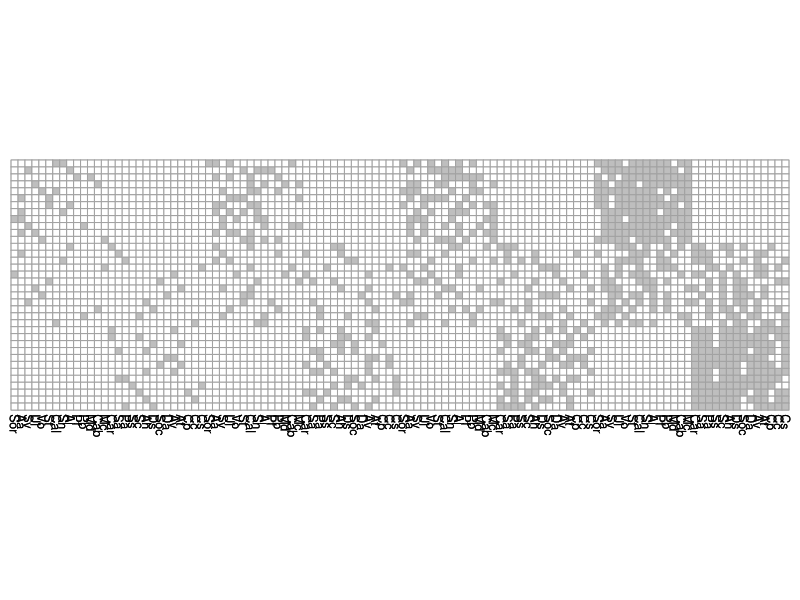

Write R code to recreate this figure.

###########################################################################################
#####                                    Fig.S1                                       #####
###########################################################################################
library(openxlsx)
library(pheatmap)

setwd('D:/2025.10.4-NPH/0-Code-alive-1216/code-0108-R1/Fig.S1')

data1 = read.xlsx("data_Fig.S1.xlsx", sheet = "FigS1", rowNames = T, colNames = T)
head(data1)
dim(data1)
data= data.matrix(data1) 

pheatmap(data1,
         cluster_cols = F, cluster_rows = F, scale = "none", 
         treeheight_col = 0, treeheight_row = 0, 
         display_numbers = F, 
         legend = FALSE,
         #angle_col = 0,
         border_color ="#A2A2A2", 
         show_colnames = T,
         show_rownames = F,
         fontsize_col = 9,  fontsize_row = 9,
         color = colorRampPalette(c( "#FFFFFF" , "grey"))(2),  
         cellwidth =5,  cellheight = 5 ) -> pS1;pS1

 